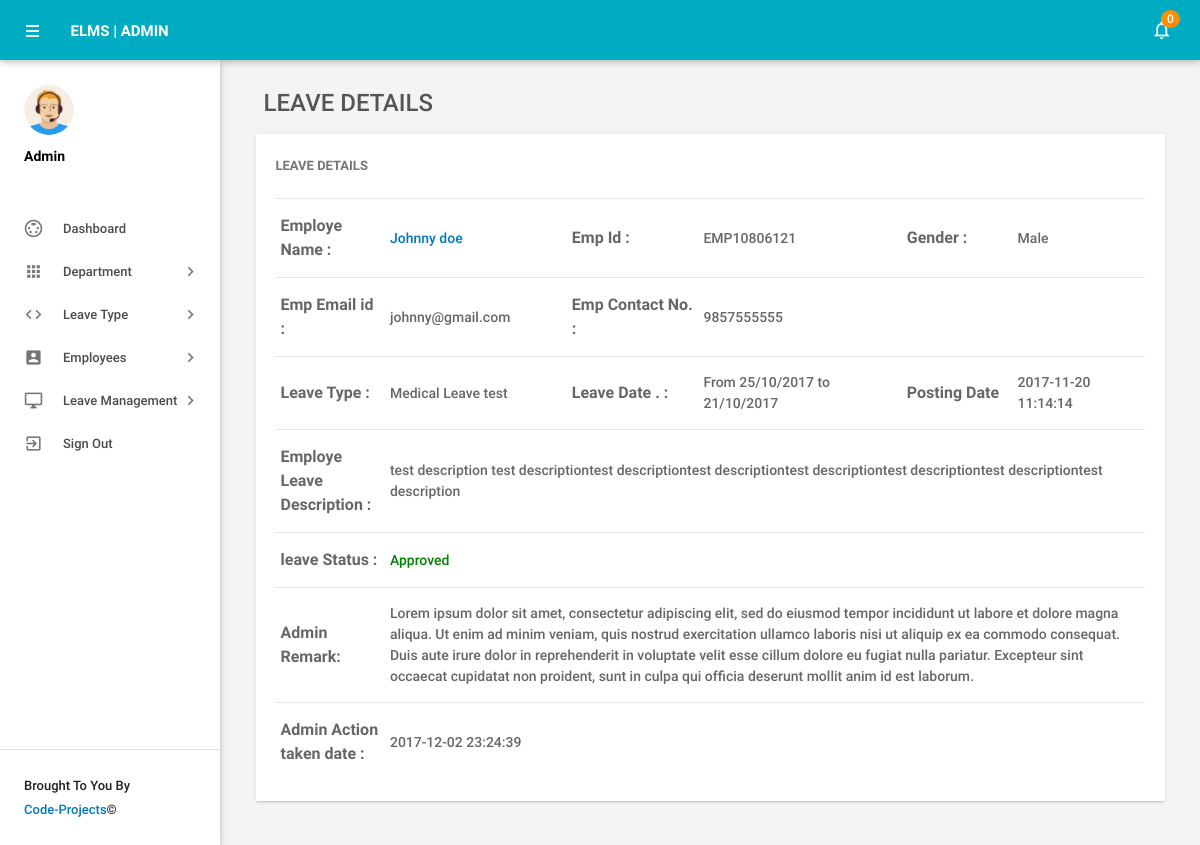
Before: /admin/leave-details.php?leaveid=8 (signed in) with the older database file.
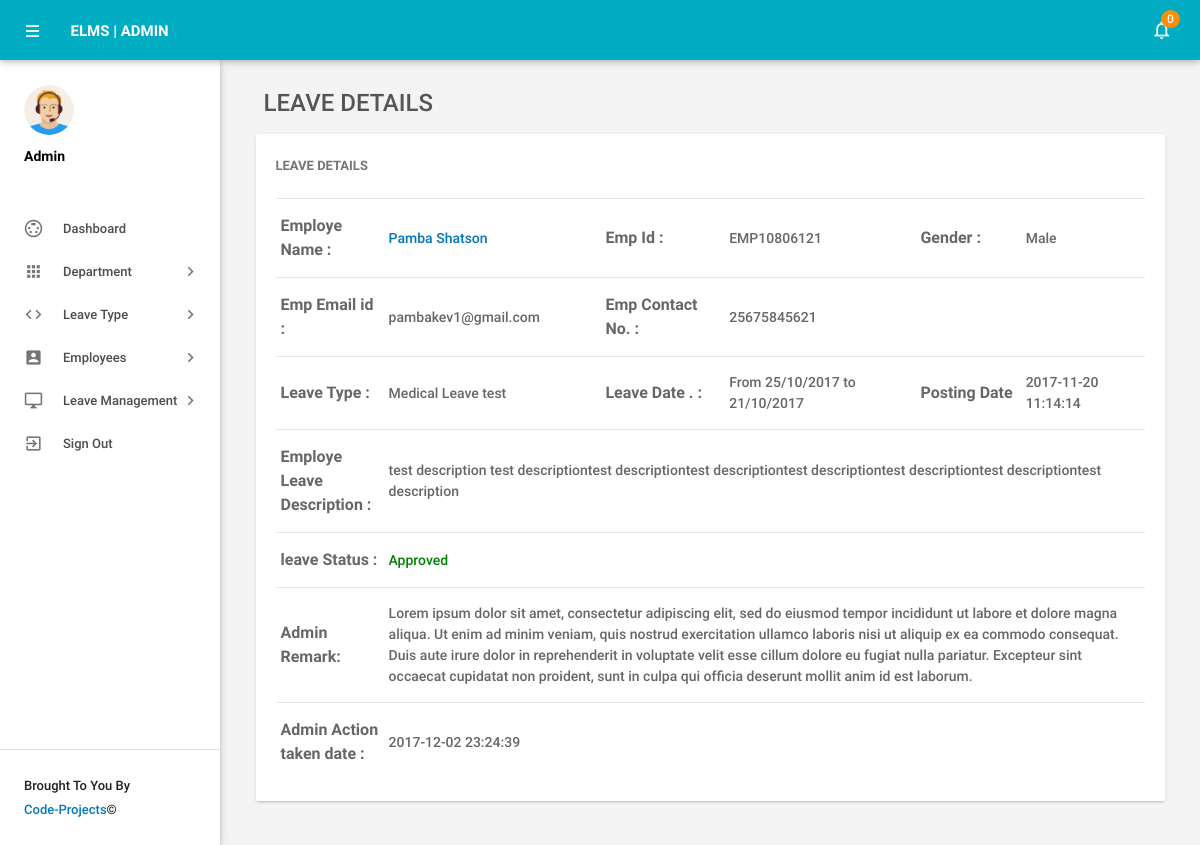
After: the same page with the newer database file.
### tables this page shows
CREATE TABLE IF NOT EXISTS `tblleaves` (
  `id` int(11) NOT NULL,
  `LeaveType` varchar(110) NOT NULL,
  `ToDate` varchar(120) NOT NULL,
  `FromDate` varchar(120) NOT NULL,
  `Description` mediumtext NOT NULL,
  `PostingDate` timestamp NOT NULL DEFAULT CURRENT_TIMESTAMP,
  `AdminRemark` mediumtext,
  `AdminRemarkDate` varchar(120) DEFAULT NULL,
  `Status` int(1) NOT NULL,
  `IsRead` int(1) NOT NULL,
  `empid` int(11) DEFAULT NULL
);

CREATE TABLE IF NOT EXISTS `tblemployees` (
  `id` int(11) NOT NULL,
  `EmpId` varchar(100) NOT NULL,
  `FirstName` varchar(150) NOT NULL,
  `LastName` varchar(150) NOT NULL,
  `EmailId` varchar(200) NOT NULL,
  `Password` varchar(180) NOT NULL,
  `Gender` varchar(100) NOT NULL,
  `Dob` varchar(100) NOT NULL,
  `Department` varchar(255) NOT NULL,
  `Address` varchar(255) NOT NULL,
  `City` varchar(200) NOT NULL,
  `Country` varchar(150) NOT NULL,
  `Phonenumber` char(11) NOT NULL,
  `Status` int(1) NOT NULL,
  `RegDate` timestamp NOT NULL DEFAULT CURRENT_TIMESTAMP
);

### admin/leave-details.php (the view, shortened to what the changed rows need)
<?php
include('includes/config.php');
if(strlen($_SESSION['alogin'])==0)
    {
header('location:index.php');
}
else{
 ?>
<!DOCTYPE html>
<html lang="en">
    <head>
        <link type="text/css" rel="stylesheet" href="../assets/plugins/materialize/css/materialize.min.css"/>
        <link href="../assets/plugins/material-preloader/css/materialPreloader.min.css" rel="stylesheet">
        <link href="../assets/plugins/datatables/css/jquery.dataTables.min.css" rel="stylesheet">
                <link href="../assets/plugins/google-code-prettify/prettify.css" rel="stylesheet" type="text/css"/>
        <link href="../assets/css/alpha.min.css" rel="stylesheet" type="text/css"/>
        <link href="../assets/css/custom.css" rel="stylesheet" type="text/css"/>
    </head>
    <body>
       <?php include('includes/header.php');?>
            <main class="mn-inner">
                <div class="row">
                    <div class="col s12 m12 l12">
                        <div class="card">
                            <div class="card-content">
                                <table id="example" class="display responsive-table ">
                                    <tbody>
<?php
$lid=intval($_GET['leaveid']);
$sql = "SELECT tblleaves.id as lid,tblemployees.FirstName,tblemployees.LastName,tblemployees.EmpId,tblemployees.id,tblemployees.Gender,tblemployees.Phonenumber,tblemployees.EmailId,tblleaves.LeaveType,tblleaves.ToDate,tblleaves.FromDate,tblleaves.Description,tblleaves.PostingDate,tblleaves.Status,tblleaves.AdminRemark,tblleaves.AdminRemarkDate from tblleaves join tblemployees on tblleaves.empid=tblemployees.id where tblleaves.id=:lid";
$query = $dbh -> prepare($sql);
$query->bindParam(':lid',$lid,PDO::PARAM_STR);
$query->execute();
$results=$query->fetchAll(PDO::FETCH_OBJ);
$cnt=1;
if($query->rowCount() > 0)
{
foreach($results as $result)
{
      ?>
                                        <tr>
                                            <td style="font-size:16px;"> <b>Employe Name :</b></td>
                                              <td><a href="editemployee.php?empid=<?php echo htmlentities($result->id);?>" target="_blank">
                                                <?php echo htmlentities($result->FirstName." ".$result->LastName);?></a></td>
                                              <td style="font-size:16px;"><b>Emp Id :</b></td>
                                              <td><?php echo htmlentities($result->EmpId);?></td>
                                              <td style="font-size:16px;"><b>Gender :</b></td>
                                              <td><?php echo htmlentities($result->Gender);?></td>
                                          </tr>
                                          <tr>
                                             <td style="font-size:16px;"><b>Emp Email id :</b></td>
                                            <td><?php echo htmlentities($result->EmailId);?></td>
                                             <td style="font-size:16px;"><b>Emp Contact No. :</b></td>
                                            <td><?php echo htmlentities($result->Phonenumber);?></td>
                                            <td>&nbsp;</td>
                                             <td>&nbsp;</td>
                                        </tr>
  <tr>
                                             <td style="font-size:16px;"><b>Leave Type :</b></td>
                                            <td><?php echo htmlentities($result->LeaveType);?></td>
                                             <td style="font-size:16px;"><b>Leave Date . :</b></td>
                                            <td>From <?php echo htmlentities($result->FromDate);?> to <?php echo htmlentities($result->ToDate);?></td>
                                            <td style="font-size:16px;"><b>Posting Date</b></td>
                                           <td><?php echo htmlentities($result->PostingDate);?></td>
                                        </tr>
<tr>
                                             <td style="font-size:16px;"><b>Employe Leave Description : </b></td>
                                            <td colspan="5"><?php echo htmlentities($result->Description);?></td>
                                        </tr>
<tr>
<td style="font-size:16px;"><b>leave Status :</b></td>
<td colspan="5"><?php $stats=$result->Status;
if($stats==1){
?>
<span style="color: green">Approved</span>
 <?php } if($stats==2)  { ?>
<span style="color: red">Not Approved</span>
<?php } if($stats==0)  { ?>
 <span style="color: blue">waiting for approval</span>
 <?php } ?>
</td>
</tr>
<tr>
<td style="font-size:16px;"><b>Admin Remark: </b></td>
<td colspan="5"><?php
if($result->AdminRemark==""){
  echo "waiting for Approval";
}
else{
echo htmlentities($result->AdminRemark);
}
?></td>
 </tr>
 <tr>
<td style="font-size:16px;"><b>Admin Action taken date : </b></td>
<td colspan="5"><?php
if($result->AdminRemarkDate==""){
  echo "NA";
}
else{
echo htmlentities($result->AdminRemarkDate);
}
?></td>
 </tr>
                                         <?php $cnt++;} }?>
                                    </tbody>
                                </table>
                            </div>
                        </div>
                    </div>
                </div>
            </main>
        </div>
    </body>
</html>
<?php } ?>

Changed rows visible on the page:
changed through a linked row, tblleaves "Medical Leave test": tblemployees.FirstName+LastName "Johnny doe" → "Pamba Shatson"; tblemployees.EmailId "johnny@gmail.com" → "pambakev1@gmail.com"; tblemployees.Phonenumber "9857555555" → "25675845621"
